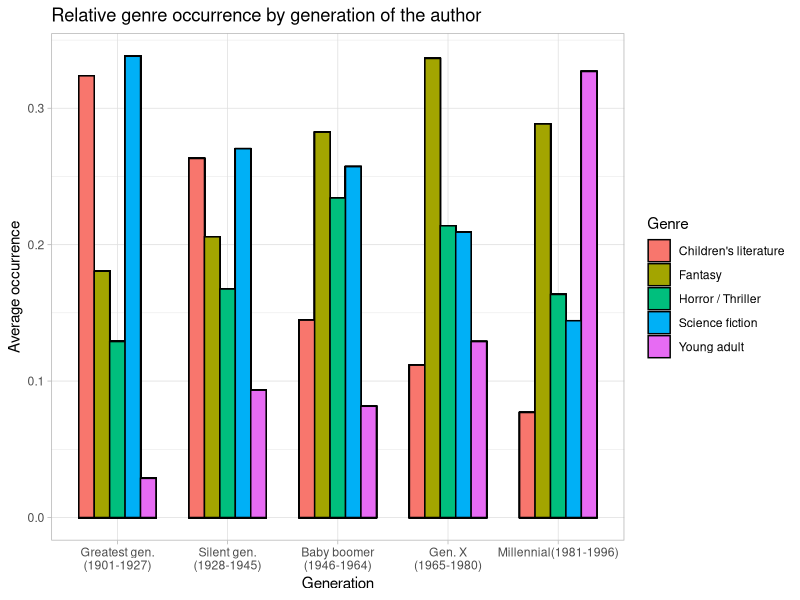
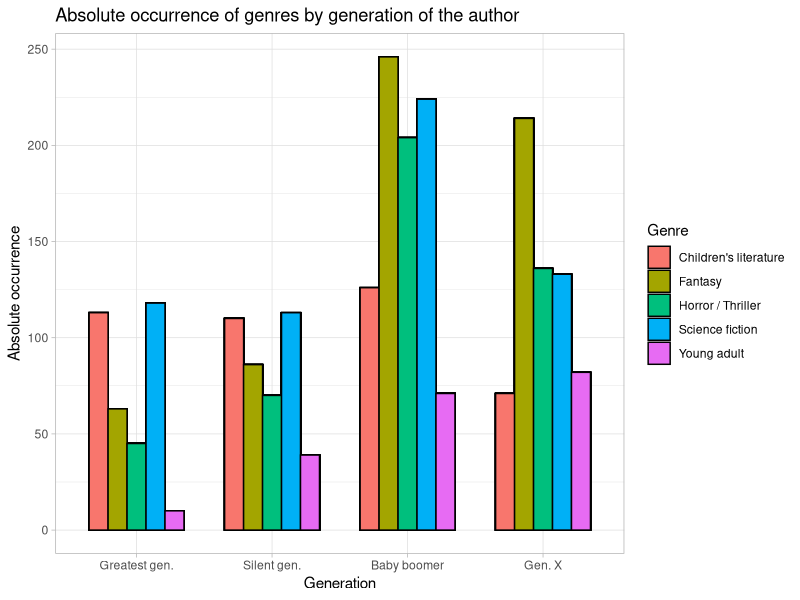
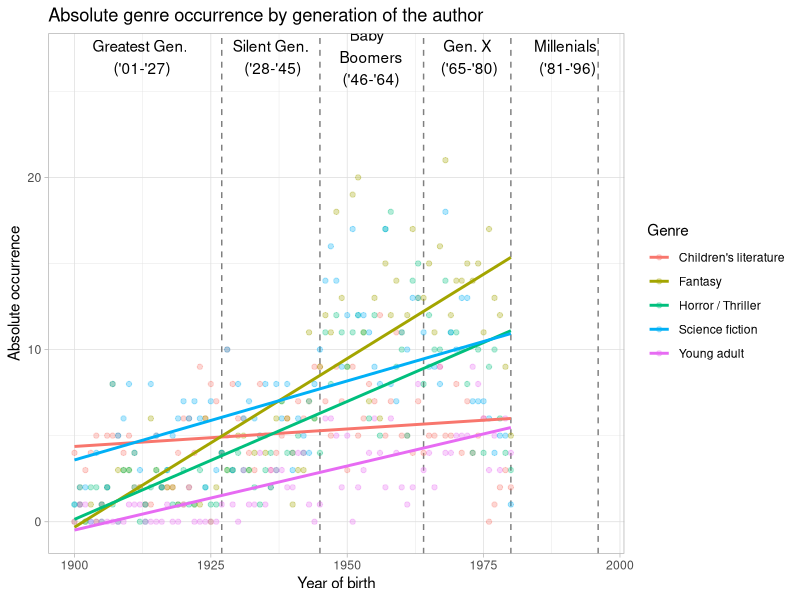
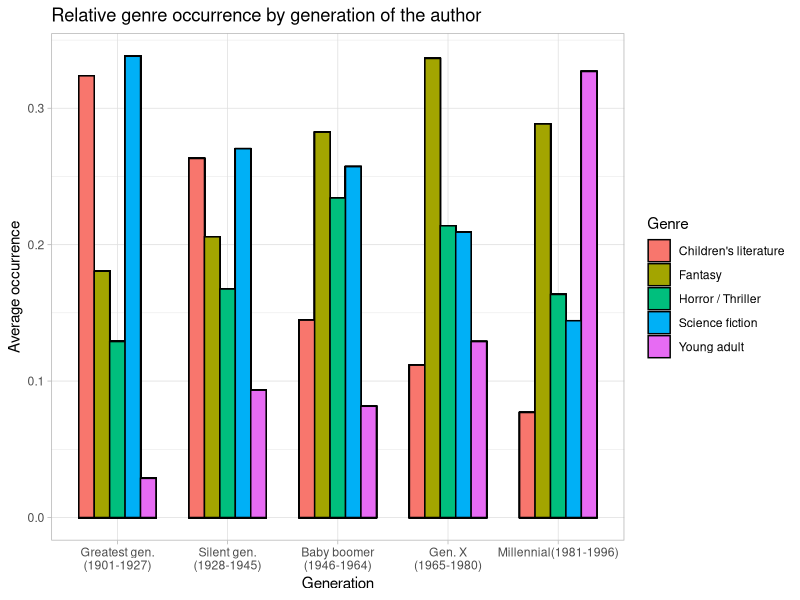
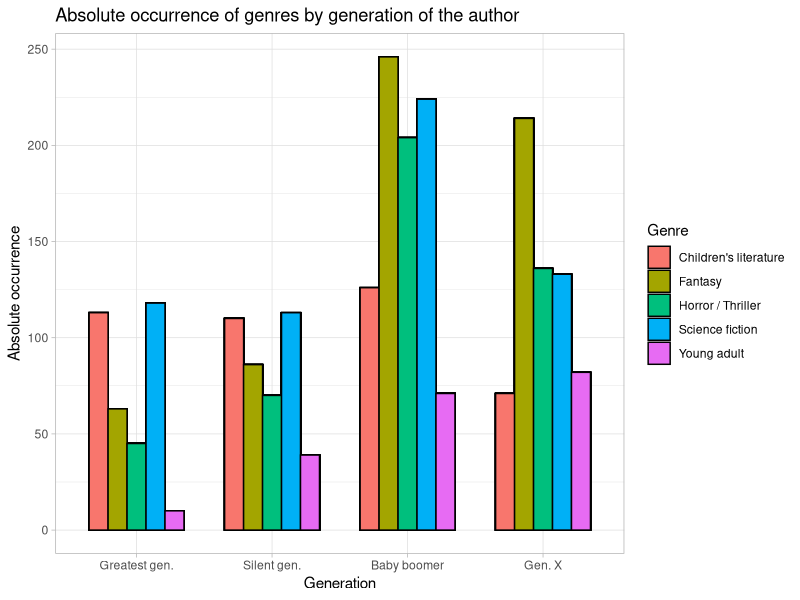
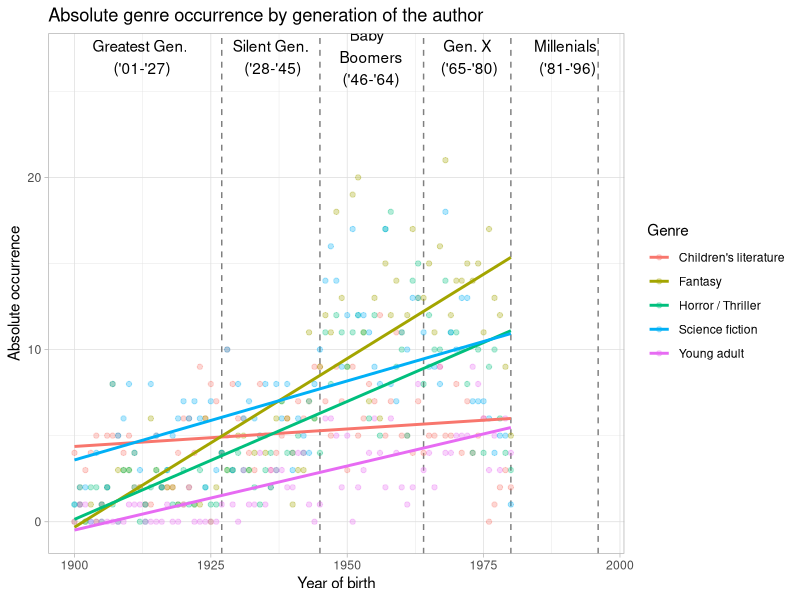

R code for these plots, in order:
library(tidyverse)
library(dplyr)

global_data <- read_csv("global_yearly_genres.csv")

#creating filtering for new column
category <- function(year) {
  if (year <= 1927){
    return("Greatest gen.")
  } else if (year <= 1945) {
    return("Silent gen.") 
  } else if(year <=1964) {
    return("Baby boomer")
  } else if(year <=1980){
    return("Gen. X")
  } else if(year <=1996){
    return("Millennial")
  } else {
    return("no info")
  }
}

# Pivoting longer and optionally grouping by generation
global_data_absolute <- pivot_longer(global_data, c("childrens_literature", "fantasy", "horror_thriller", "science_fiction", "young_adult"), names_to = "genre", values_to = "absolute_occurrence")
global_data_absolute_no_millenials = filter(global_data_absolute, (year < 1981))            # filtering out millennials as they significantly influence linear regression.

global_data_absolute_by_gen <-global_data_absolute_no_millenials |> 
  mutate(generation = sapply(year, category)) |>
  filter(generation != "no info") |>
  group_by(generation, genre)|>
  mutate(total_observations = sum(absolute_occurrence)) 

global_data_relative_by_gen <- global_data |>
  mutate(generation = sapply(year, category)) |>
  pivot_longer(c("childrens_literature", "fantasy", "horror_thriller", "science_fiction", "young_adult"), names_to = "genre", values_to = 'absolute_frequency') |>
  filter(generation != 'no info') |>
  group_by(generation) |>
  mutate(total_observations = sum(absolute_frequency)) |>
  group_by(generation, genre) |>
  mutate(relative_frequency = sum(absolute_frequency)/total_observations)

# Visualization: bar plot for relative occurrence
ggplot(data = global_data_relative_by_gen) +
  aes(x = generation, y = relative_frequency, fill = genre)+
  labs(title = "Relative genre occurrence by generation of the author",
      x = "Generation",
      y = "Average occurrence", 
      fill = "Genre"
    ) +
  scale_fill_discrete(labels = c("Children's literature", "Fantasy", "Horror / Thriller", "Science fiction", "Young adult")) +
  scale_x_discrete(limits = c("Greatest gen.", "Silent gen.", "Baby boomer", "Gen. X", "Millennial"), labels = c("Greatest gen.\n(1901-1927)", "Silent gen.\n(1928-1945)", "Baby boomer\n(1946-1964)", "Gen. X\n(1965-1980)", "Millennial(1981-1996)"))+                  # changing order of bar groups
  theme_light() +
  geom_col(width = 0.7, position = "dodge", colour = 'black')
ggsave("Relative occurrence of genre per generation barplot.pdf", width = 10, height = 6)

# Supplementary Visualization: bar plot for absolute occurrence (to test reliablility of the relative barplot)
ggplot(global_data_absolute_by_gen) +
  aes(x = generation, y = total_observations, fill = genre)+
  labs(title = "Absolute occurrence of genres by generation of the author",
      x = "Generation", 
      y = "Absolute occurrence", 
      fill = "Genre") +
  scale_fill_discrete(labels = c("Children's literature", "Fantasy", "Horror / Thriller", "Science fiction", "Young adult")) +
  scale_x_discrete(limits = c("Greatest gen.", "Silent gen.", "Baby boomer", "Gen. X"))+
  theme_light() +
  geom_col(width = 0.7, position = "dodge", colour = "black")
ggsave("Absolute occurrence by genre by gen barplot.pdf", width = 10, height = 6)

# Visualization: line plot for absolute occurrence 
ggplot(data = global_data_absolute_no_millenials) +
  aes(x = year, y = absolute_occurrence, color = genre) +
  labs(title = "Absolute genre occurrence by generation of the author",
      x = "Year of birth", 
      y = "Absolute occurrence", 
      color = "Genre",) +
  theme_light() +
  scale_colour_discrete(labels = c("Children's literature", "Fantasy", "Horror / Thriller", "Science fiction", "Young adult")) +
  geom_vline(xintercept = 1927, linetype = "dashed", color = 'grey50') +
  geom_vline(xintercept = 1945, linetype = "dashed", color = 'grey50') +
  geom_vline(xintercept = 1964, linetype = "dashed", color = 'grey50') +
  geom_vline(xintercept = 1980, linetype = "dashed", color = 'grey50') +
  geom_vline(xintercept = 1996, linetype = "dashed", color = 'grey50') +
  annotate("text", x = 1912, y = 27, label = "Greatest Gen.\n ('01-'27)") +
  annotate("text", x = 1936, y = 27, label = "Silent Gen.\n ('28-'45)") +
  annotate("text", x = 1954, y = 27, label = "Baby \n Boomers\n ('46-'64)") +
  annotate("text", x = 1972, y = 27, label = "Gen. X\n ('65-'80)") +
  annotate("text", x = 1990, y = 27, label = "Millenials\n ('81-'96)") +
  geom_point(alpha = 0.3) +
  geom_smooth(method = "lm", se = FALSE)
ggsave("Absolute occurrence by genre by gen lineplot (no millenials, linear regression).pdf", width = 10, height = 6)